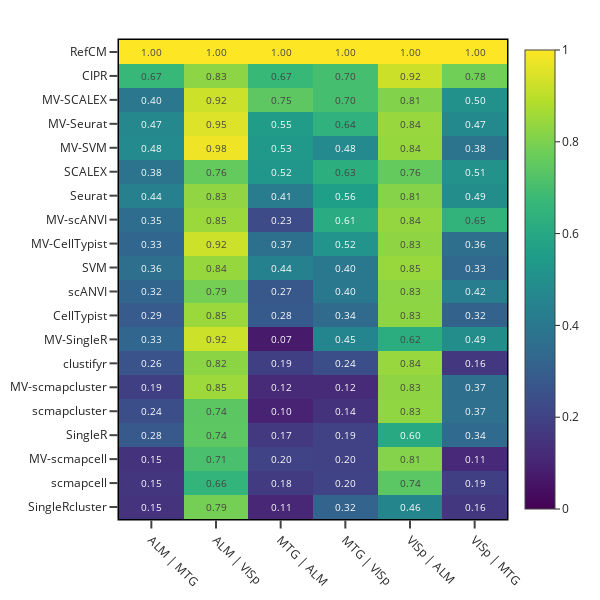

The notebook cell saved with this chart:
### Markdown cell above
## heatmap

### Code cell
# Single heatmap
fig = plot_heatmap(df, dataset="Allen Brain")
fig.show()

### Figure 1 — Plotly figure (JSON) as saved in the notebook; plotly's stock layout.template omitted (floating-point values rounded to 4 significant figures)
{"data": [{"colorscale": [[0, "#440154"], [0.1111, "#482878"], [0.2222, "#3e4989"], [0.3333, "#31688e"], [0.4444, "#26828e"], [0.5556, "#1f9e89"], [0.6667, "#35b779"], [0.7778, "#6ece58"], [0.8889, "#b5de2b"], [1, "#fde725"]], "hovertemplate": "method=%{y}<br>task=%{x}<br>acc=%{z:.4f}<extra></extra>", "text": [["1.00", "1.00", "1.00", "1.00", "1.00", "1.00"], ["0.67", "0.83", "0.67", "0.70", "0.92", "0.78"], ["0.40", "0.92", "0.75", "0.70", "0.81", "0.50"], ["0.47", "0.95", "0.55", "0.64", "0.84", "0.47"], ["0.48", "0.98", "0.53", "0.48", "0.84", "0.38"], ["0.38", "0.76", "0.52", "0.63", "0.76", "0.51"], ["0.44", "0.83", "0.41", "0.56", "0.81", "0.49"], ["0.35", "0.85", "0.23", "0.61", "0.84", "0.65"], ["0.33", "0.92", "0.37", "0.52", "0.83", "0.36"], ["0.36", "0.84", "0.44", "0.40", "0.85", "0.33"], ["0.32", "0.79", "0.27", "0.40", "0.83", "0.42"], ["0.29", "0.85", "0.28", "0.34", "0.83", "0.32"], ["0.33", "0.92", "0.07", "0.45", "0.62", "0.49"], ["0.26", "0.82", "0.19", "0.24", "0.84", "0.16"], ["0.19", "0.85", "0.12", "0.12", "0.83", "0.37"], ["0.24", "0.74", "0.10", "0.14", "0.83", "0.37"], ["0.28", "0.74", "0.17", "0.19", "0.60", "0.34"], ["0.15", "0.71", "0.20", "0.20", "0.81", "0.11"], ["0.15", "0.66", "0.18", "0.20", "0.74", "0.19"], ["0.15", "0.79", "0.11", "0.32", "0.46", "0.16"]], "textfont": {"size": 10}, "texttemplate": "%{text}", "type": "heatmap", "x": ["ALM | MTG", "ALM | VISp", "MTG | ALM", "MTG | VISp", "VISp | ALM", "VISp | MTG"], "y": ["RefCM", "CIPR", "MV-SCALEX", "MV-Seurat", "MV-SVM", "SCALEX", "Seurat", "MV-scANVI", "MV-CellTypist", "SVM", "scANVI", "CellTypist", "MV-SingleR", "clustifyr", "MV-scmapcluster", "scmapcluster", "SingleR", "MV-scmapcell", "scmapcell", "SingleRcluster"], "z": [[1, 1, 1, 1, 1, 1], [0.6704, 0.8266, 0.6726, 0.6983, 0.9227, 0.7814], [0.398, 0.9237, 0.7456, 0.7004, 0.8089, 0.5047], [0.4669, 0.9513, 0.5465, 0.6422, 0.843, 0.4731], [0.4767, 0.9787, 0.5333, 0.4765, 0.8424, 0.382], [0.3831, 0.7608, 0.5242, 0.6285, 0.7608, 0.5065], [0.4357, 0.8318, 0.4146, 0.5615, 0.8149, 0.489], [0.3531, 0.8488, 0.2302, 0.6112, 0.8361, 0.6495], [0.3308, 0.9237, 0.369, 0.5158, 0.8297, 0.3621], [0.3617, 0.8426, 0.4421, 0.4031, 0.845, 0.3339], [0.3225, 0.7868, 0.2709, 0.4027, 0.827, 0.4218], [0.286, 0.8473, 0.284, 0.3448, 0.828, 0.316], [0.3301, 0.9237, 0.07165, 0.4549, 0.6214, 0.4868], [0.2564, 0.8237, 0.1884, 0.2408, 0.843, 0.1612], [0.1892, 0.8511, 0.1195, 0.1195, 0.8297, 0.3651], [0.2398, 0.7436, 0.09726, 0.1439, 0.8305, 0.3666], [0.2781, 0.7445, 0.167, 0.1943, 0.6028, 0.3398], [0.1463, 0.7073, 0.201, 0.1981, 0.8131, 0.1119], [0.1543, 0.6555, 0.1759, 0.2004, 0.7388, 0.1882], [0.1492, 0.7868, 0.1072, 0.318, 0.4559, 0.163]], "zmax": 1, "zmin": 0}], "layout": {"height": 600, "legend": {"bgcolor": "rgba(0,0,0,0)", "borderwidth": 0, "itemsizing": "constant", "orientation": "v", "title": {"text": ""}, "x": 1.02, "xanchor": "left", "y": 1, "yanchor": "top"}, "margin": {"b": 10, "l": 10, "r": 10, "t": 40}, "width": 600, "xaxis": {"dtick": 1, "linecolor": "black", "linewidth": 1.5, "mirror": true, "showgrid": false, "showline": true, "tickangle": 45, "ticklen": 8, "ticks": "outside", "tickwidth": 2, "zeroline": false}, "yaxis": {"autorange": "reversed", "linecolor": "black", "linewidth": 1.5, "mirror": true, "showgrid": false, "showline": true, "ticklen": 8, "ticks": "outside", "tickwidth": 2, "zeroline": false}}}
